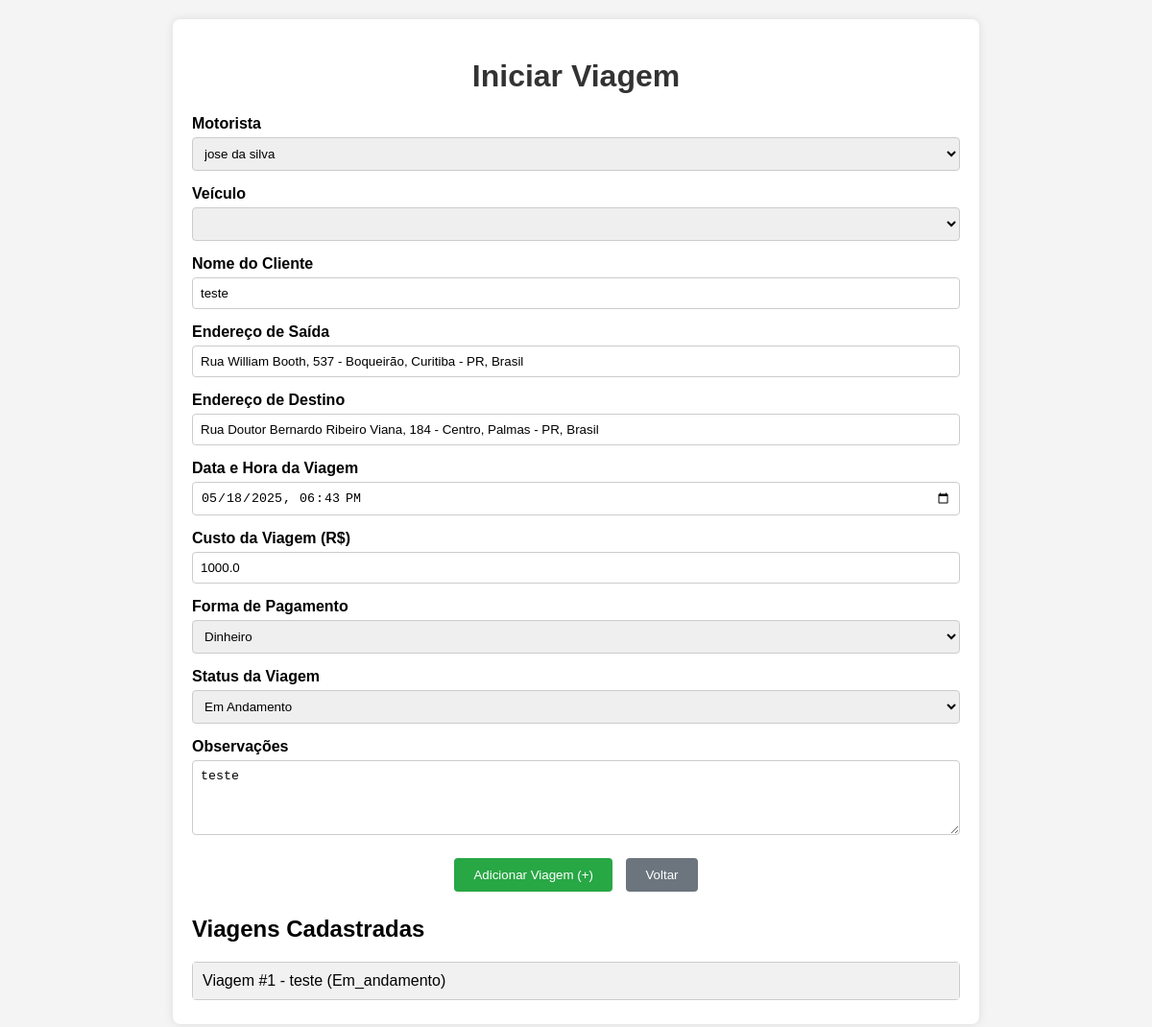
The app's page /editar_viagem/1 with its own data.
### app.py (models this page shows)
class Viagem(db.Model):
    id = db.Column(db.Integer, primary_key=True)
    motorista_id = db.Column(db.Integer, db.ForeignKey('motorista.id'), nullable=False)
    veiculo_id = db.Column(db.Integer, db.ForeignKey('veiculo.id'), nullable=False)
    cliente = db.Column(db.String(100), nullable=False)
    endereco_saida = db.Column(db.String(200), nullable=False)
    endereco_destino = db.Column(db.String(200), nullable=False)
    distancia_km = db.Column(db.Float, nullable=True)
    data_inicio = db.Column(db.DateTime, nullable=False)
    data_fim = db.Column(db.DateTime, nullable=True)
    duracao_segundos = db.Column(db.Integer, nullable=True)
    custo = db.Column(db.Float, nullable=True)
    forma_pagamento = db.Column(db.String(50), nullable=True)
    status = db.Column(db.String(50), nullable=False, default='pendente', index=True)
    observacoes = db.Column(db.Text, nullable=True)
    created_at = db.Column(db.DateTime, default=datetime.utcnow)
    motorista = db.relationship('Motorista', backref='viagens')
    veiculo = db.relationship('Veiculo', backref='viagens')

class Motorista(db.Model):
    id = db.Column(db.Integer, primary_key=True)
    nome = db.Column(db.String(100), nullable=False)
    cpf = db.Column(db.String(11), unique=True, nullable=False, index=True)
    created_at = db.Column(db.DateTime, default=datetime.utcnow)

### app.py (the view, shortened to what this page needs)
@app.route('/editar_viagem/<int:viagem_id>', methods=['GET', 'POST'])
def editar_viagem(viagem_id):
    viagem = Viagem.query.get_or_404(viagem_id)
    motoristas = Motorista.query.all()
    veiculos = Veiculo.query.filter_by(disponivel=True).all()
    viagens = Viagem.query.filter_by(data_fim=None).order_by(Viagem.data_inicio.desc()).all()
    viagens_data = []
    for v in viagens:
        horario_chegada = (v.data_inicio + timedelta(seconds=v.duracao_segundos)).strftime('%d/%m/%Y %H:%M') if v.duracao_segundos else 'Não calculado'
        viagem_dict = {
            'id': v.id,
            'motorista_id': v.motorista_id,
            'veiculo_id': v.veiculo_id,
            'cliente': v.cliente,
            'endereco_saida': v.endereco_saida,
            'endereco_destino': v.endereco_destino,
            'data_inicio': v.data_inicio.strftime('%Y-%m-%dT%H:%M:%S'),
            'duracao_segundos': v.duracao_segundos,
            'custo': v.custo,
            'forma_pagamento': v.forma_pagamento,
            'status': v.status,
            'observacoes': v.observacoes,
            'motorista_nome': v.motorista.nome,
            'veiculo_placa': v.veiculo.placa,
            'veiculo_modelo': v.veiculo.modelo,
            'distancia_km': v.distancia_km,
            'horario_chegada': horario_chegada
        }
        viagens_data.append(viagem_dict)
    return render_template('iniciar_viagem.html', motoristas=motoristas, veiculos=veiculos, viagens=viagens_data, viagem_edit=viagem, GOOGLE_MAPS_API_KEY=GOOGLE_MAPS_API_KEY)

### templates/iniciar_viagem.html (shortened to what this page needs)
<!DOCTYPE html>
<html lang="pt-BR">
<head>
</head>
<body>
    <div class="container">
        <h1>Iniciar Viagem</h1>
        <form id="form-action" method="POST" action="{{ url_for('iniciar_viagem') }}">
            <div class="form-group">
                <label for="motorista_id">Motorista</label>
                <select id="motorista_id" name="motorista_id" required>
                    {% for motorista in motoristas %}
                        <option value="{{ motorista.id }}" {% if viagem_edit and viagem_edit.motorista_id == motorista.id %}selected{% endif %}>{{ motorista.nome }}</option>
                    {% endfor %}
                </select>
            </div>
            <div class="form-group">
                <label for="veiculo_id">Veículo</label>
                <select id="veiculo_id" name="veiculo_id" required>
                </select>
            </div>
            <div class="form-group">
                <label for="cliente">Nome do Cliente</label>
                <input type="text" id="cliente" name="cliente" placeholder="Digite o nome do cliente" value="{{ viagem_edit.cliente if viagem_edit else '' }}" required>
            </div>
            <div class="form-group">
                <label for="endereco_saida">Endereço de Saída</label>
                <input type="text" id="endereco_saida" name="endereco_saida" placeholder="Digite o endereço de saída" value="{{ viagem_edit.endereco_saida if viagem_edit else '' }}" required>
            </div>
            <div class="form-group">
                <label for="endereco_destino">Endereço de Destino</label>
                <input type="text" id="endereco_destino" name="endereco_destino" placeholder="Digite o endereço de destino" value="{{ viagem_edit.endereco_destino if viagem_edit else '' }}" required>
            </div>
            <div class="form-group">
                <label for="data_inicio">Data e Hora da Viagem</label>
                <input type="datetime-local" id="data_inicio" name="data_inicio" value="{{ viagem_edit.data_inicio.strftime('%Y-%m-%dT%H:%M') if viagem_edit else '' }}" required>
            </div>
            <div class="form-group">
                <label for="custo">Custo da Viagem (R$)</label>
                <input type="number" id="custo" name="custo" step="0.01" min="0" placeholder="Ex: 50.00" value="{{ viagem_edit.custo if viagem_edit and viagem_edit.custo else '' }}">
            </div>
            <div class="form-group">
                <label for="forma_pagamento">Forma de Pagamento</label>
                <select id="forma_pagamento" name="forma_pagamento">
                    <option value="dinheiro" {% if viagem_edit and viagem_edit.forma_pagamento == 'dinheiro' %}selected{% endif %}>Dinheiro</option>
                </select>
            </div>
            <div class="form-group">
                <label for="status">Status da Viagem</label>
                <select id="status" name="status" required>
                    <option value="em_andamento" {% if viagem_edit and viagem_edit.status == 'em_andamento' %}selected{% endif %}>Em Andamento</option>
                </select>
            </div>
            <div class="form-group">
                <label for="observacoes">Observações</label>
                <textarea id="observacoes" name="observacoes" rows="4" placeholder="Adicione observações, se necessário">{{ viagem_edit.observacoes if viagem_edit else '' }}</textarea>
            </div>
            <div class="buttons">
                <button type="submit" id="submit-btn" class="submit-btn">Adicionar Viagem (+)</button>
                <a href="{{ url_for('index') }}"><button type="button" class="back-btn">Voltar</button></a>
            </div>
        </form>
        <div class="accordion">
            <h2>Viagens Cadastradas</h2>
            {% for viagem in viagens %}
                <div class="accordion-item">
                    <div class="accordion-header" onclick="toggleAccordion({{ viagem.id }})">
                        Viagem #{{ viagem.id }} - {{ viagem.cliente }} ({{ viagem.status|title }})
                    </div>
                </div>
            {% endfor %}
        </div>
    </div>
</body>
</html>

### templates/iniciar_viagem.html (style rules this page uses)
body { font-family: Arial, sans-serif; margin: 20px; background-color: #f4f4f4; }
.container { max-width: 800px; margin: 0 auto; background: #fff; padding: 20px; border-radius: 8px; box-shadow: 0 0 10px rgba(0, 0, 0, 0.1); }
h1 { text-align: center; color: #333; }
.form-group { margin-bottom: 15px; }
label { display: block; margin-bottom: 5px; font-weight: bold; }
select, input[type="text"], input[type="datetime-local"], input[type="number"], textarea { width: 100%; padding: 8px; border: 1px solid #ccc; border-radius: 4px; box-sizing: border-box; }
.buttons { text-align: center; }
button { padding: 10px 20px; margin: 5px; border: none; border-radius: 4px; cursor: pointer; }
.submit-btn { background-color: #28a745; color: white; }
.back-btn { background-color: #6c757d; color: white; }
.accordion { margin-top: 20px; }
.accordion-item { border: 1px solid #ccc; margin-bottom: 5px; border-radius: 4px; }
.accordion-header { background-color: #f1f1f1; padding: 10px; cursor: pointer; }

### records on screen
Viagem: motorista_id "jose da silva", cliente "teste", endereco_saida "Rua William Booth, 537 - Boqueirão, Curitiba - PR, Brasil", endereco_destino "Rua Doutor Bernardo Ribeiro Viana, 184 - Centro, Palmas - PR, Brasil", data_inicio "05/18/2025 18:43", custo "1000.0", forma_pagamento "Dinheiro", status "Em Andamento", observacoes "teste", cliente "teste", status "Em_andamento"

### other values on screen
{{ viagem.id }} "1"
